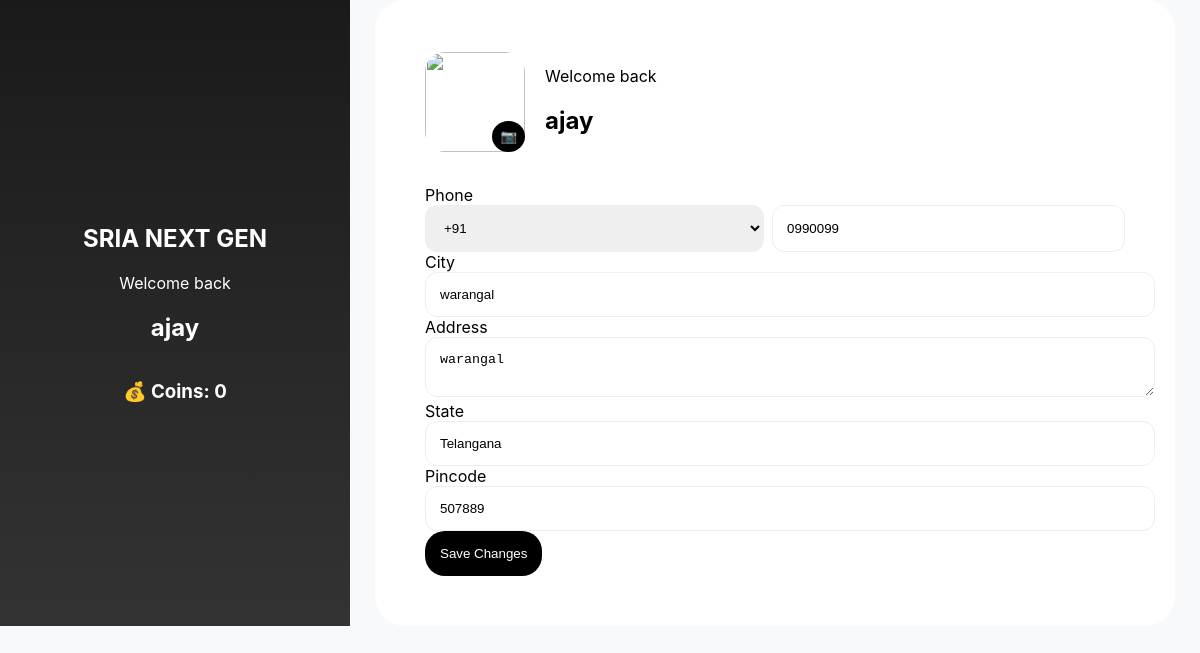
The page /profile/ (signed in) on the database its author committed.
### category/models.py (models this page shows, shortened)
class Profile(models.Model):
    user=models.OneToOneField(User,on_delete=models.CASCADE)
    phone=models.CharField(max_length=10,blank=True)
    address=models.TextField(max_length=50,blank=True)
    city=models.TextField(max_length=10,blank=True)
    state=models.TextField(max_length=10,blank=True)
    pincode=models.TextField(max_length=6,blank=True)
    profile_image=models.ImageField(upload_to="profile/",blank=True,null=True)
    coins = models.IntegerField(default=0)

### category/views.py (the view, shortened to what this page needs)
# urls.py: path("profile/", views.profile, name="profile"),
@login_required
def profile(request):
    profile, created = Profile.objects.get_or_create(user=request.user)
    return render(request, "profile.html", {"profile": profile})

### category/templates/profile.html (shortened to what this page needs)
{% load static %}
<!DOCTYPE html>
<html lang="en">
<head>
</head>
<body>
<div class="sidebar-decor">
<h2>SRIA NEXT GEN</h2>
Welcome back
<h2>{{ request.user.username }}</h2>
<h3>💰 Coins: {{ request.user.profile.coins }}</h3>
</div>
<div class="main-content">
<div class="profile-card">
<form method="POST" enctype="multipart/form-data" id="profileForm">
<div style="display:flex;gap:20px;align-items:center;margin-bottom:30px" class="full-width">
<div class="img-container">
{% if profile.profile_image %}
<img src="{{ profile.profile_image.url }}" id="profilePreview">
{% else %}
<img src="https://cdn-icons-png.flaticon.com/512/149/149071.png" id="profilePreview">
{% endif %}
<button type="button" class="camera-btn" onclick="openOptions(event)">📷</button>
</div>
<div>
<p>Welcome back</p>
<h2>{{ user.username }}</h2>
</div>
</div>
<div>
<label>Phone</label>
<div style="display:flex; gap:8px;">
<select name="country_code">
<option value="+91">+91</option>
</select>
<input type="tel"
name="phone"
value="{{ profile.phone|slice:'3:' }}"
maxlength="10"
placeholder="Enter 10 digit number"
required>
</div>
</div>
<div>
<label>City</label>
<input type="text" name="city" value="{{ profile.city }}" required>
</div>
<div class="full-width">
<label>Address</label>
<textarea name="address" required>{{ profile.address }}</textarea>
</div>
<div>
<label>State</label>
<input type="text" name="state" value="{{ profile.state }}" required>
</div>
<div>
<label>Pincode</label>
<input type="text" name="pincode" value="{{ profile.pincode }}" maxlength="6" required>
</div>
<div class="full-width">
<button type="submit">Save Changes</button>
</div>
</form>
</div>
</div>
</body>
</html>

### category/templates/profile.html (style rules this page uses)
body { margin:0; font-family:Inter; background:#f8f9fa; display:flex; }
.sidebar-decor { width:350px; background:linear-gradient(#1a1a1a,#333); color:#fff; display:flex; align-items:center; justify-content:center; flex-direction:column; }
.main-content { flex:1; display:flex; align-items:center; justify-content:center; }
.profile-card { background:#fff; padding:50px; border-radius:30px; width:700px; position:relative; }
.img-container { position:relative; width:100px; height:100px; }
.img-container img { width:100px; height:100px; border-radius:20px; object-fit:cover; }
.camera-btn { position:absolute; bottom:0; right:0; background:black; color:white; border-radius:50%; padding:8px; cursor:pointer; }
.full-width { grid-column:span 2; }
input,textarea,select { padding:14px; border-radius:12px; border:1px solid #eee; width:100%; }
button { padding:15px; background:black; color:white; border:none; border-radius:20px; cursor:pointer; }

### rows shown on the page
Profile: phone "0990099", city "warangal", address "warangal", state "Telangana", pincode "507889"

### other values the page prints
{{ request.user.username }} "ajay"
{{ request.user.profile.coins }} "0"
{{ user.username }} "ajay"
